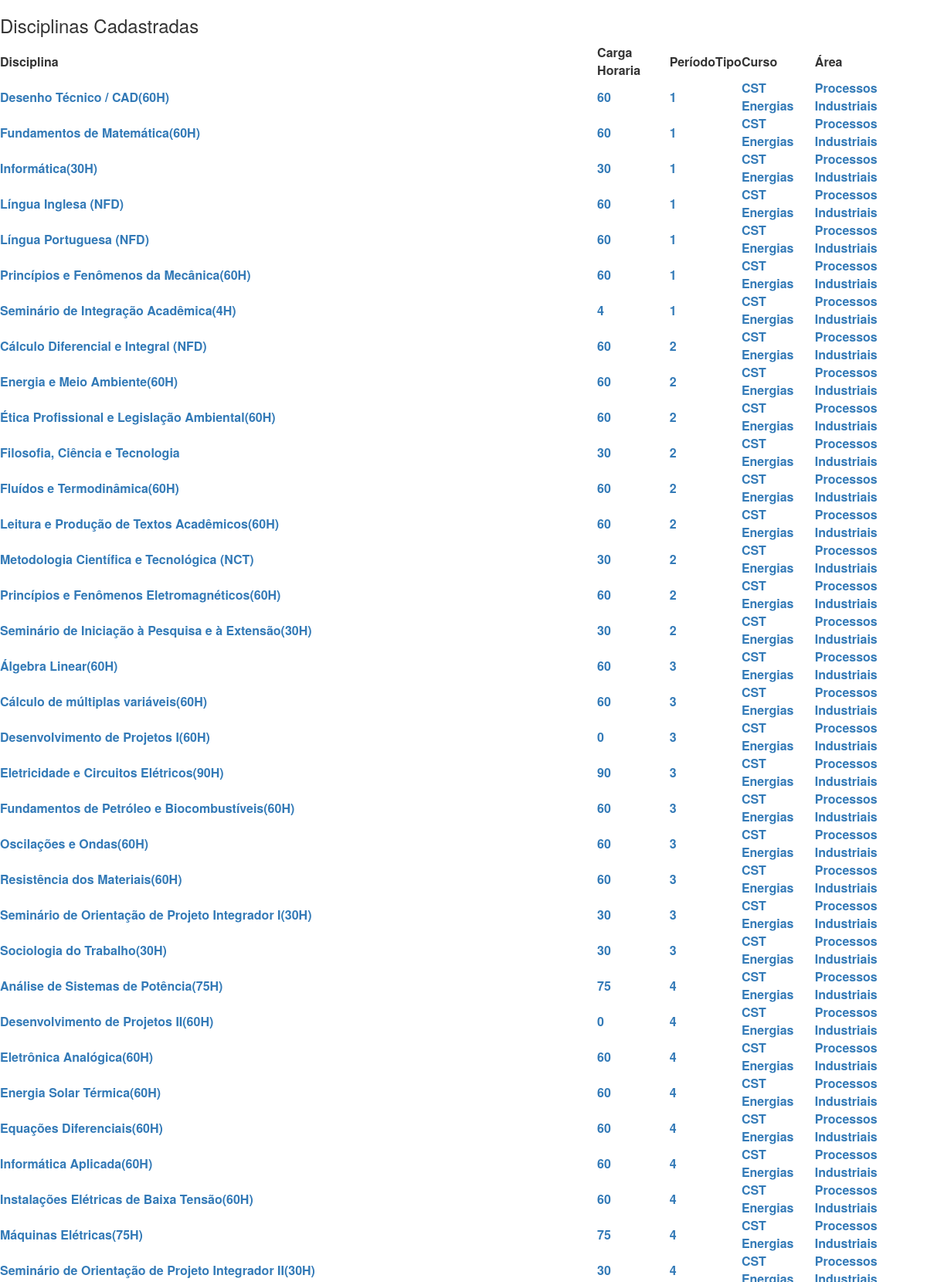
Screenshot of /listarDisciplinasBD/ (upper part) with the database file from the repository.
### disciplinas/models.py (models this page shows, shortened)
class Disciplina(models.Model):
    nome = models.CharField(max_length = 50)
    periodo = models.PositiveSmallIntegerField()
    cargaHoraria = models.IntegerField()
    curso = models.CharField(max_length = 50)
    area = models.ForeignKey(Area, on_delete = models.DO_NOTHING)
    tipo = models.CharField(max_length=50, default="Regular")

class Area(models.Model):
    nome =  models.CharField(max_length=20)
    def __str__(self) -> str:
        return self.nome

### disciplinas/views.py (the view)
# urls.py: path('listarDisciplinasBD/', views.ListarDisciplinasBD, name='ListarDisciplinasBD'),
def ListarDisciplinasBD(request):
    listaDisciplinas = Disciplina.objects.all()
    return render(request, 'disciplinas/list_disciplinas.html', {'Disciplinas':listaDisciplinas})

### disciplinas/templates/disciplinas/list_disciplinas.html (shortened to what this page needs)
<html>
    <head>
        <link rel="stylesheet" href="//maxcdn.bootstrapcdn.com/bootstrap/3.2.0/css/bootstrap.min.css">
        <link rel="stylesheet" href="//maxcdn.bootstrapcdn.com/bootstrap/3.2.0/css/bootstrap-theme.min.css">
    </head>
    <body>
        <div>
            <h3>Disciplinas Cadastradas</h3>
        </div>
        <table>
            <thead>
                <th>Disciplina</th>
                <th>Carga Horaria</th>
                <th>Período</th>
                <th>Tipo</th>
                <th>Curso</th>
                <th>Área</th>
            </thead>
        {% for disciplina in Disciplinas %}
            <tr>
                <th><a href="">{{ disciplina.nome}}</a></th>
                <th><a href="">{{ disciplina.cargaHoraria}}</a></th>
                <th><a href="">{{ disciplina.periodo}}</a></th>
                <th><a href="">{{ disciplina.tipoDisciplina}}</a></th>
                <th><a href="">{{ disciplina.curso}}</a></th>
                <th><a href="">{{ disciplina.area}}</a></th>
            </tr>
        {% endfor %}
        </table>
    </body>
</html>

### rows the page displays
Disciplina: nome "Desenho Técnico / CAD(60H)", cargaHoraria "60", periodo "1", curso "CST Energias", area "Processos Industriais"
Disciplina: nome "Fundamentos de Matemática(60H)", cargaHoraria "60", periodo "1", curso "CST Energias", area "Processos Industriais"
Disciplina: nome "Informática(30H)", cargaHoraria "30", periodo "1", curso "CST Energias", area "Processos Industriais"
Disciplina: nome "Língua Inglesa (NFD)", cargaHoraria "60", periodo "1", curso "CST Energias", area "Processos Industriais"
Disciplina: nome "Língua Portuguesa (NFD)", cargaHoraria "60", periodo "1", curso "CST Energias", area "Processos Industriais"
Disciplina: nome "Princípios e Fenômenos da Mecânica(60H)", cargaHoraria "60", periodo "1", curso "CST Energias", area "Processos Industriais"
Disciplina: nome "Seminário de Integração Acadêmica(4H)", cargaHoraria "4", periodo "1", curso "CST Energias", area "Processos Industriais"
Disciplina: nome "Cálculo Diferencial e Integral (NFD)", cargaHoraria "60", periodo "2", curso "CST Energias", area "Processos Industriais"
Disciplina: nome "Energia e Meio Ambiente(60H)", cargaHoraria "60", periodo "2", curso "CST Energias", area "Processos Industriais"
Disciplina: nome "Ética Profissional e Legislação Ambiental(60H)", cargaHoraria "60", periodo "2", curso "CST Energias", area "Processos Industriais"
Disciplina: nome "Filosofia, Ciência e Tecnologia", cargaHoraria "30", periodo "2", curso "CST Energias", area "Processos Industriais"
Disciplina: nome "Fluídos e Termodinâmica(60H)", cargaHoraria "60", periodo "2", curso "CST Energias", area "Processos Industriais"
Disciplina: nome "Leitura e Produção de Textos Acadêmicos(60H)", cargaHoraria "60", periodo "2", curso "CST Energias", area "Processos Industriais"
Disciplina: nome "Metodologia Científica e Tecnológica (NCT)", cargaHoraria "30", periodo "2", curso "CST Energias", area "Processos Industriais"
Disciplina: nome "Princípios e Fenômenos Eletromagnéticos(60H)", cargaHoraria "60", periodo "2", curso "CST Energias", area "Processos Industriais"
Disciplina: nome "Seminário de Iniciação à Pesquisa e à Extensão(30H)", cargaHoraria "30", periodo "2", curso "CST Energias", area "Processos Industriais"
Disciplina: nome "Álgebra Linear(60H)", cargaHoraria "60", periodo "3", curso "CST Energias", area "Processos Industriais"
Disciplina: nome "Cálculo de múltiplas variáveis(60H)", cargaHoraria "60", periodo "3", curso "CST Energias", area "Processos Industriais"
Disciplina: nome "Desenvolvimento de Projetos I(60H)", cargaHoraria "0", periodo "3", curso "CST Energias", area "Processos Industriais"
Disciplina: nome "Eletricidade e Circuitos Elétricos(90H)", cargaHoraria "90", periodo "3", curso "CST Energias", area "Processos Industriais"
Disciplina: nome "Fundamentos de Petróleo e Biocombustíveis(60H)", cargaHoraria "60", periodo "3", curso "CST Energias", area "Processos Industriais"
Disciplina: nome "Oscilações e Ondas(60H)", cargaHoraria "60", periodo "3", curso "CST Energias", area "Processos Industriais"
Disciplina: nome "Resistência dos Materiais(60H)", cargaHoraria "60", periodo "3", curso "CST Energias", area "Processos Industriais"
Disciplina: nome "Seminário de Orientação de Projeto Integrador I(30H)", cargaHoraria "30", periodo "3", curso "CST Energias", area "Processos Industriais"
Disciplina: nome "Sociologia do Trabalho(30H)", cargaHoraria "30", periodo "3", curso "CST Energias", area "Processos Industriais"
Disciplina: nome "Análise de Sistemas de Potência(75H)", cargaHoraria "75", periodo "4", curso "CST Energias", area "Processos Industriais"
Disciplina: nome "Desenvolvimento de Projetos II(60H)", cargaHoraria "0", periodo "4", curso "CST Energias", area "Processos Industriais"
Disciplina: nome "Eletrônica Analógica(60H)", cargaHoraria "60", periodo "4", curso "CST Energias", area "Processos Industriais"
Disciplina: nome "Energia Solar Térmica(60H)", cargaHoraria "60", periodo "4", curso "CST Energias", area "Processos Industriais"
Disciplina: nome "Equações Diferenciais(60H)", cargaHoraria "60", periodo "4", curso "CST Energias", area "Processos Industriais"
Disciplina: nome "Informática Aplicada(60H)", cargaHoraria "60", periodo "4", curso "CST Energias", area "Processos Industriais"
Disciplina: nome "Instalações Elétricas de Baixa Tensão(60H)", cargaHoraria "60", periodo "4", curso "CST Energias", area "Processos Industriais"
Disciplina: nome "Máquinas Elétricas(75H)", cargaHoraria "75", periodo "4", curso "CST Energias", area "Processos Industriais"
Disciplina: nome "Seminário de Orientação de Projeto Integrador II(30H)", cargaHoraria "30", periodo "4"
